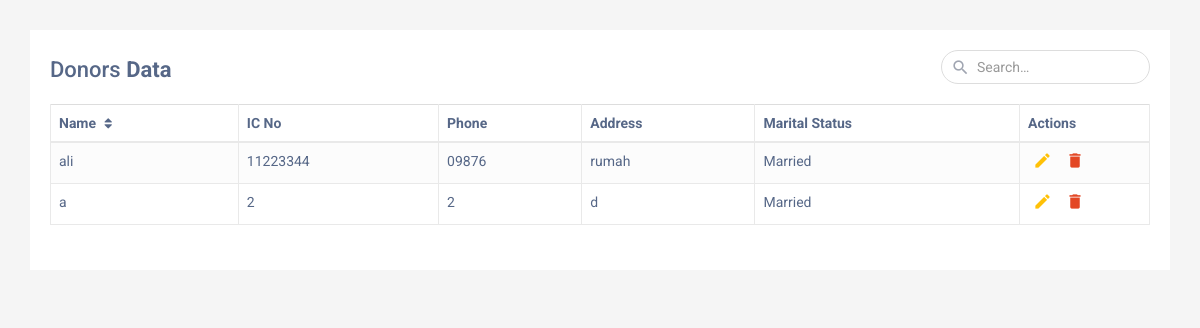
The page /Project_obbs/sidebar-05/DonorProfileAdmin.php on the database as committed earlier.
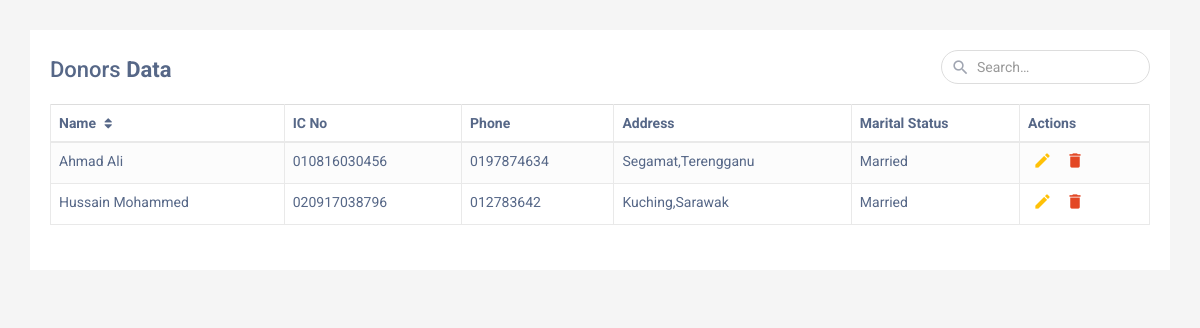
The same page on the database as committed later.
### tables this page shows
CREATE TABLE `donors` (
  `id` int(11) NOT NULL,
  `name` varchar(100) NOT NULL,
  `ic_no` varchar(20) NOT NULL,
  `phone` varchar(20) NOT NULL,
  `address` varchar(255) NOT NULL,
  `marital_status` varchar(50) NOT NULL
);

### Project_obbs/sidebar-05/DonorProfileAdmin.php (the view, shortened to what this page needs)
<?php
$dbHost = 'localhost';
$dbUsername = 'root';
$dbPassword = '';
$dbName = 'bloodbank';
$conn = new mysqli($dbHost, $dbUsername, $dbPassword, $dbName);
$sql = "SELECT * FROM donors";
$result = $conn->query($sql);
?>
<!DOCTYPE html>
<html lang="en">
<head>
    <link rel="stylesheet" href="https://maxcdn.bootstrapcdn.com/font-awesome/4.7.0/css/font-awesome.min.css">
    <link rel="stylesheet" href="https://maxcdn.bootstrapcdn.com/bootstrap/3.3.7/css/bootstrap.min.css">
</head>
<body>
    <div class="container">
        <div class="table-responsive">
            <div class="table-wrapper">
                <div class="table-title">
                    <div class="row">
                        <div class="col-sm-8"><h2>Donors <b>Data</b></h2></div>
                        <div class="col-sm-4">
                            <div class="search-box">
                                <i class="material-icons">&#xE8B6;</i>
                                <input id="searchInput" type="text" class="form-control" placeholder="Search&hellip;">
                            </div>
                        </div>
                    </div>
                </div>
                <table id="donorsTable" class="table table-striped table-hover table-bordered">
                    <thead>
                        <tr>
                            <th>Name <i class="fa fa-sort"></i></th>
                            <th>IC No</th>
                            <th>Phone</th>
                            <th>Address</th>
                            <th>Marital Status</th>
                            <th class="actions">Actions</th>
                        </tr>
                    </thead>
                    <tbody>
                        <?php
                        while ($row = $result->fetch_assoc()) {
                            echo "<tr>";
                            echo "<td>" . htmlspecialchars($row['name']) . "</td>";
                            echo "<td>" . htmlspecialchars($row['ic_no']) . "</td>";
                            echo "<td>" . htmlspecialchars($row['phone']) . "</td>";
                            echo "<td>" . htmlspecialchars($row['address']) . "</td>";
                            echo "<td>" . htmlspecialchars($row['marital_status']) . "</td>";
                            echo '<td class="actions">
                                      <a href="#" class="edit" title="Edit" data-toggle="tooltip"><i class="material-icons">&#xE254;</i></a>
                                      <a href="#" class="save" title="Save" data-toggle="tooltip" style="display:none;"><i class="material-icons">&#xE161;</i></a>
                                      <a href="#" class="delete" title="Delete" data-toggle="tooltip"><i class="material-icons">&#xE872;</i></a>
                                  </td>';
                            echo "</tr>";
                        }
                        ?>
                    </tbody>
                </table>
                <div class="clearfix">
                </div>
            </div>
        </div>
    </div>
</body>
</html>

### Project_obbs/sidebar-05/DonorProfileAdmin.php (style rules this page uses)
body { color: #566787; background: #f5f5f5; font-family: 'Roboto', sans-serif; }
.table-responsive { margin: 30px 0; }
.table-wrapper { min-width: 1000px; background: #fff; padding: 20px; box-shadow: 0 1px 1px rgba(0,0,0,.05); }
.table-title { padding-bottom: 10px; margin: 0 0 10px; }
.table-title h2 { margin: 8px 0 0; font-size: 22px; }
.search-box { position: relative; float: right; }
.search-box input { height: 34px; border-radius: 20px; padding-left: 35px; border-color: #ddd; box-shadow: none; }
.search-box i { color: #a0a5b1; position: absolute; font-size: 19px; top: 8px; left: 10px; }
table.table tr th, table.table tr td { border-color: #e9e9e9; }
table.table-striped tbody tr:nth-of-type(odd) { background-color: #fcfcfc; }
table.table th i { font-size: 13px; margin: 0 5px; cursor: pointer; }
table.table td:last-child { width: 130px; }
table.table td a { color: #a0a5b1; display: inline-block; margin: 0 5px; }
table.table td a.edit { color: #FFC107; }
table.table td a.delete { color: #E34724; }
table.table td i { font-size: 19px; }

Rows that differ between the two databases and show on the page:
changed donors: name "ali" → "Ahmad Ali"; ic_no "11223344" → "010816030456"; phone "09876" → "0197874634"; address "rumah" → "Segamat,Terengganu"
changed donors: name "a" → "Hussain Mohammed"; ic_no "2" → "020917038796"; phone "2" → "012783642"; address "d" → "Kuching,Sarawak"
